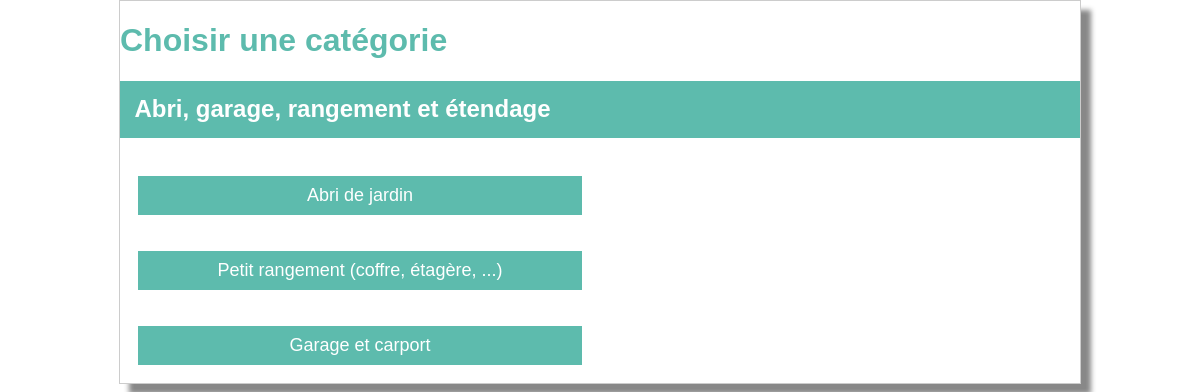
Screenshot of /controler/choisirCategorie.ctrl.php?idCategorie=3 with the database file from the repository.
### tables this page shows
CREATE TABLE categorie (
	id INTEGER PRIMARY KEY,
	nom TEXT,
	pere INTEGER,
	FOREIGN KEY(pere) REFERENCES categorie(id)
);

### framework/view.fw.php (called while the page is built, shortened)
<?php
class View {
  function display(string $view) {
    $this->filePath = "view/".$view.'.view.php';
    require($this->filePath);
    exit(0);
  }
}
?>

### controler/choisirCategorie.ctrl.php (called while the page is built, shortened)
<?php
include_once('framework/view.fw.php');
include_once('model/categorie.class.php');
$idCategorie = isset($_GET['idCategorie']) ? (int)$_GET['idCategorie'] : 1;
$categorie = Categorie::read($idCategorie);
$nomCategorie = $categorie->getNom();
$subCategories = $categorie->readSubCategorie();
$page = isset($_GET['page']) ? max(1, (int)$_GET['page']) : 1;
$articlePerPage = 12;
$totalPages = ceil(Article::count()/$articlePerPage);
$pagePrec = ($page > 1) ? $page - 1 : 1;
$pageSuiv = ($page < $totalPages) ? $page + 1 : $totalPages;
$articles = Article::readPageCategorie($page, $articlePerPage, $categorie);
$view = new View();
$view->assign('idCategorie',$idCategorie);
$view->assign('categorie', $categorie);
$view->assign('nomCategorie',$nomCategorie);
$view->assign('subCategories', $subCategories);
$view->assign('articles',$articles);
$view->assign('page',$page);
$view->assign('pagePrec',$pagePrec);
$view->assign('pageSuiv',$pageSuiv);
$view->display("categorie");
?>

### model/dao.class.php (called while the page is built, shortened)
<?php
class DAO {
  private static $instance = null;
  private PDO $db;
  private string $database = 'sqlite:'.__DIR__.'/../data/bricomachin.db';
  private function __construct() {
    try {
      $this->db = new PDO($this->database);
      $this->db->setAttribute(PDO::ATTR_ERRMODE, PDO::ERRMODE_EXCEPTION);
    } catch (PDOException $e) {
      throw new Exception("Erreur PDO : ".$e->getMessage().' sur '.$this->database);
    }
  }
  public static function get() : DAO {
    if(is_null(self::$instance)) {
      self::$instance = new DAO();
    }
    return self::$instance;
  }
  public function prepare(string $query) : PDOStatement
  {
    try {
      $request = $this->db->prepare($query);
    } catch (PDOException $e) {
      die('PDO query Error on "' . $query . '" ' . $e->getMessage());
    }
    return $request;
  }
}
?>

### model/categorie.class.php (called while the page is built, shortened)
<?php
require_once(__DIR__.'/dao.class.php');
class Categorie {
  private int  $id;
  private string  $nom;
  public function __construct(int $id=-1,string $nom='',int $pere=-1) {
    $this->id = $id;
    $this->nom = $nom;
  }
  public function getId() : int {
    return $this->id;
  }
  public function getNom() : string {
    return $this->nom;
  }
  public static function read(int $id): Categorie {
    $dao = DAO::get();
    $query = $dao->prepare('SELECT * FROM categorie WHERE id = :id');
    $query->execute([':id' => $id]);
    $table = $query->fetchAll();
    $row = $table[0];
    $categorie = new Categorie($row['id'],$row['nom'],$row['pere']);
    return $categorie;
  }
  public function readSubCategorie(): array {
    $subCategory = array();
    $dao = DAO::get();
    $query = $dao->prepare('SELECT * FROM categorie WHERE pere = :id');
    $query->execute([':id' => $this->id]);
    $enfants = $query->fetchAll();
    foreach($enfants as $enfant){
      $subCategory[] = new Categorie($enfant['id'], $enfant['nom'], $enfant['pere']);
    }
    return $subCategory;
  }
}
?>

### view/categorie.view.php (the view, shortened to what this page needs)
<!DOCTYPE html>
<html lang="en" dir="ltr">
<head>
  <link rel="stylesheet" type="text/css" href="view/design/style.css">
</head>
<body>
  <h1>Choisir une catégorie</h1>
  <h2><?=$nomCategorie?></h2>
  <form class="categorie" method="get">
    <?php if(!empty($subCategories)) : ?>
    <?php foreach($subCategories as $subCategorie) : ?>
      <button type="submit" name="idCategorie" value="<?= $subCategorie->getId() ?>">
          <?= $subCategorie->getNom() ?>
      </button>
    <?php endforeach; ?>
<?php endif; ?>
</body>
</html>

### view/design/style.css (style rules this page uses)
html { --main-color: #5dbbad }
body { font-family: "Arial"; width: 960px; margin: auto; border: 1px solid #CCC; box-shadow: 10px 10px 5px #888888; }
h1 { color : var(--main-color); }
body>h2 { color: white; padding: 0.6em; background-color: var(--main-color); }
form.categorie { display: flex; flex-direction: column; align-items: stretch; width: 50%; }
form.categorie * { margin: 1em; }
form button { background-color: var(--main-color); color: white; font-size: large; padding: 0.5em; border-width: 0px; }

### rows the page displays
categorie: nom "Abri, garage, rangement et étendage"
categorie: $subCategorie->getId() 4 (drawn), nom "Abri de jardin"
categorie: $subCategorie->getId() 12 (drawn), nom "Petit rangement (coffre, étagère, ...)"
categorie: $subCategorie->getId() 18 (drawn), nom "Garage et carport"
